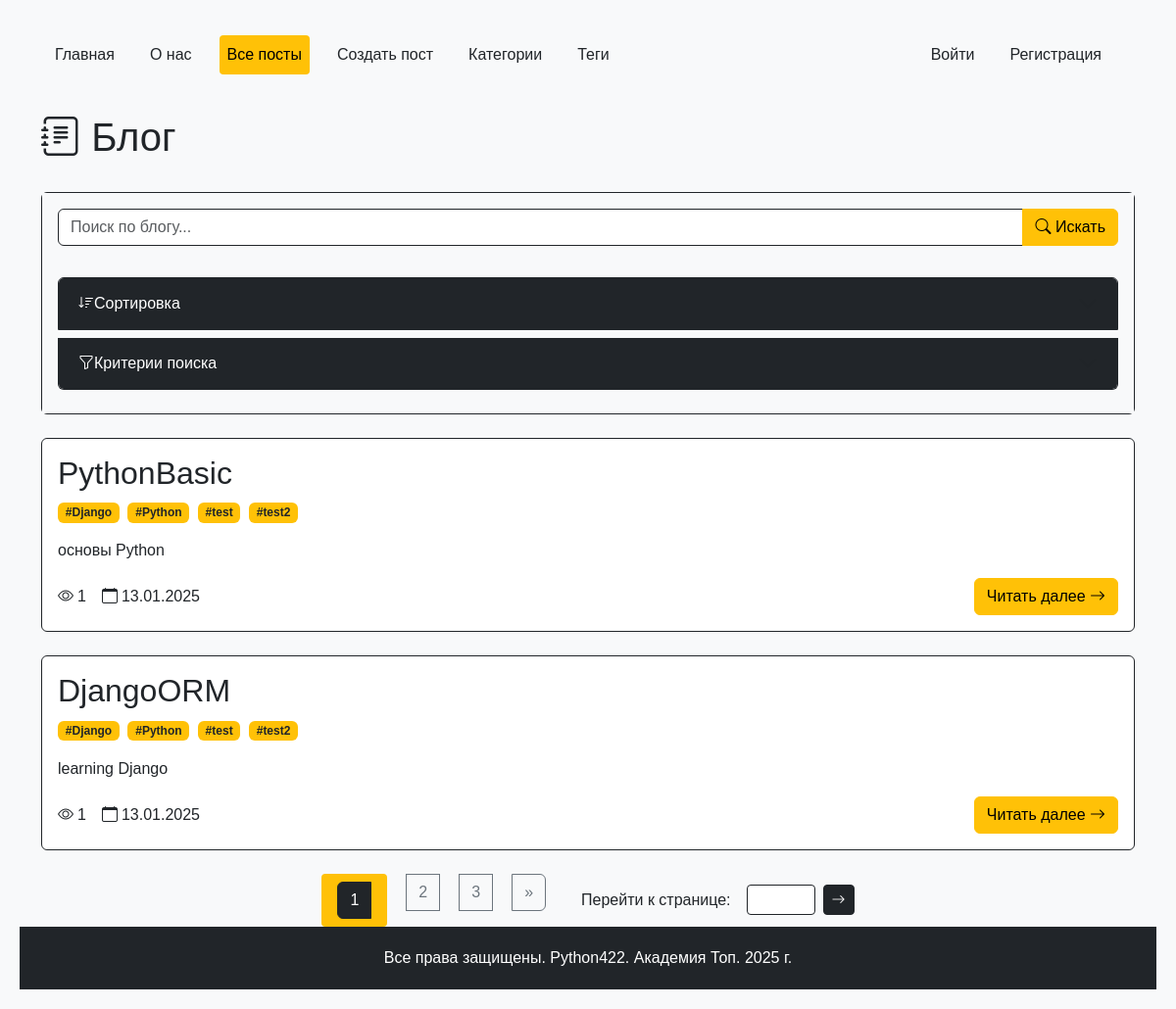
/posts/, run on the app's committed database.
### python_blog/models.py (models this page shows, shortened)
class Post(models.Model):
    STATUS_CHOICES = [
        ("draft", "Черновик"),
        ("review", "На проверке"),
        ("reviewed", "Проверено"),
        ("published", "Опубликовано"),
    ]
    title = models.CharField(max_length=100, unique=True, verbose_name="Заголовок")
    slug = models.SlugField(max_length=250, unique=True, verbose_name="Слаг", blank=True, null=True)
    content = models.TextField(verbose_name="Контент")
    author = models.ForeignKey(get_user_model(), on_delete=models.CASCADE, verbose_name="Автор", related_name="posts", default=None, null=True)
    created_at = models.DateTimeField(auto_now_add=True, verbose_name="Дата создания")
    updated_at = models.DateTimeField(auto_now=True, verbose_name="Дата обновления")
    views = models.PositiveIntegerField(default=0, verbose_name="Просмотры")
    status = models.CharField(
        max_length=10, choices=STATUS_CHOICES, default="review", verbose_name="Статус"
    )
    category = models.ForeignKey(
        "Category",  # Ссылка на модель Category
        on_delete=models.SET_NULL,  # При удалении категории, установить значение NULL
        blank=True,  # Не требуем в формах заполнения
        null=True,  # Разрешаем значение NULL в базе данных
        related_name="posts",  # Имя обратной связи
        default=None,  # По умолчанию значение NULL
        verbose_name="Категория",
    )
    tags = models.ManyToManyField("Tag", related_name="posts", verbose_name="Теги")
    def get_absolute_url(self):
        return reverse("blog:post_detail", args=[self.slug])
    class Meta:
        ordering = ["-created_at"]
        verbose_name = "Пост"
        verbose_name_plural = "Посты"

class Tag(models.Model):
    name = models.CharField(max_length=100, verbose_name="Название")
    slug = models.SlugField(max_length=250, unique=True, verbose_name="Слаг")
    def __str__(self):
        return self.name
    class Meta:
        verbose_name = "Тег"
        verbose_name_plural = "Теги"
        ordering = ["name"]

### python_blog/views.py (the view, shortened to what this page needs)
# urls.py: path('', catalog_posts, name='posts'),
def catalog_posts(request):
    posts = (
        Post.objects.select_related("category", "author")
        .prefetch_related("tags")
        .filter(status="published")
    )
    search_query = request.GET.get('search_query', '')
    sort_by = request.GET.get('sort_by', 'created_date')
    if sort_by == 'view_count':
        posts = posts.order_by('-views')
    elif sort_by == 'update_date':
        posts = posts.order_by('-updated_at')
    else:
        posts = posts.order_by('-created_at')
    paginator = Paginator(posts, 2)
    page_number = request.GET.get('page', 1)
    page_obj = paginator.get_page(page_number)
    context = {
        'title': 'Блог',
        'posts': page_obj,  # Теперь передаем страницу вместо queryset
        'page_obj': page_obj,  # Добавляем объект страницы в контекст
    }
    return render(request, 'python_blog/blog.html', context)

### python_blog/context_processors.py (called while the page is built)
def menu_items(request):
    menu = [
    {"title": "Главная", "url_name": "main"},
    {"title": "О нас", "url_name": "about"},
    {"title": "Все посты", "url_name": "blog:posts"},
    {"title": "Создать пост", "url_name": "blog:post_create"},
    {"title": "Категории", "url_name": "blog:categories"},
    {"title": "Теги", "url_name": "blog:tags"},
]
    current_url_name = request.resolver_match.view_name
    for item in menu:
        item['is_active'] = current_url_name == item['url_name']
    return {'menu_items': menu}

### python_blog/templates/python_blog/blog.html (shortened to what this page needs)
{% extends "base.html" %}
{% load cache %}
{% block content %}
<div class="container mt-4">
    <div class="row mb-4">
        <div class="col">
            <h1 class="text-dark"><i class="bi bi-journal-text"></i> Блог</h1>
        </div>
    </div>
    <div class="col-md-12 mb-4">
        <form method="GET" action="{% url 'blog:posts' %}" class="card border-dark">
            <div class="card-body bg-light">
                <div class="row g-3">
                    <div class="col-md-12 mb-3">
                        <div class="input-group">
                            <input type="text" name="search_query" class="form-control border-dark"
                                   placeholder="Поиск по блогу..." value="{{ request.GET.search_query|default:'' }}">
                            <button class="btn btn-warning" type="submit">
                                <i class="bi bi-search"></i> Искать
                            </button>
                        </div>
                    </div>
                    <div class="accordion" id="searchAccordion">
                        <div class="accordion-item border-dark">
                            <h2 class="accordion-header">
                                <button class="accordion-button collapsed bg-dark text-white" type="button"
                                        data-bs-toggle="collapse" data-bs-target="#sortingCollapse">
                                    <i class="bi bi-sort-down"></i> Сортировка
                                </button>
                            </h2>
                        </div>
                        <div class="accordion-item border-dark">
                            <h2 class="accordion-header">
                                <button class="accordion-button collapsed bg-dark text-white" type="button"
                                        data-bs-toggle="collapse" data-bs-target="#criteriaCollapse">
                                    <i class="bi bi-funnel"></i> Критерии поиска
                                </button>
                            </h2>
                        </div>
                    </div>
                </div>
            </div>
        </form>
    </div>
    <div class="row">
        <div class="col-12">
            {% for post in posts %}
                {% include 'python_blog/post_preview_include.html' %}
            {% empty %}
                <div class="alert alert-warning">
                    <i class="bi bi-info-circle"></i> Посты не найдены
                </div>
            {% endfor %}
            {% if page_obj.paginator.num_pages > 1 %}
            <nav aria-label="Page navigation" class="mt-4">
                <div class="d-flex justify-content-center align-items-center gap-3">
                    <ul class="pagination mb-0">
                        {% for p in page_obj.paginator.page_range %}
                            {% if p|add:'-5' < page_obj.number and page_obj.number|add:'-5' < p %}
                                <li class="page-item {% if page_obj.number == p %}active{% endif %}">
                                    <a class="page-link" href="?{% for key,value in request.GET.items %}{% if key != 'page' %}{{ key }}={{ value }}&{% endif %}{% endfor %}page={{ p }}">{{ p }}</a>
                                </li>
                            {% endif %}
                        {% endfor %}
                        {% if page_obj.has_next %}
                            <li class="page-item">
                                <a class="page-link" href="?{% for key,value in request.GET.items %}{% if key != 'page' %}{{ key }}={{ value }}&{% endif %}{% endfor %}page={{ page_obj.next_page_number }}" aria-label="Next">
                                    <span aria-hidden="true">&raquo;</span>
                                </a>
                            </li>
                        {% endif %}
                    </ul>
                    <div class="page-goto d-flex align-items-center">
                        <span class="me-2">Перейти к странице:</span>
                        <form id="pageForm" class="d-flex align-items-center" onsubmit="return goToPage(event)">
                            <input type="number" id="pageInput" class="form-control form-control-sm mx-2"
                                   min="1" max="{{ page_obj.paginator.num_pages }}"
                                   style="width: 70px;">
                            <button type="submit" class="btn btn-sm btn-dark">
                                <i class="bi bi-arrow-right"></i>
                            </button>
                        </form>
                    </div>
                </div>
            </nav>
            {% endif %}
        </div>
    </div>
</div>
{% endblock %}

### python_blog/templates/python_blog/post_preview_include.html (shortened to what this page needs)
{% load cache %}
{% cache 300 post_preview post.id %}
<div class="card mb-4 border-dark">
    <div class="card-body">
        <h2 class="card-title text-dark">{{ post.title }}</h2>
        <div class="mb-3">
            {% for tag in post.tags.all %}
                <a href="{% url 'blog:tag_detail' tag.slug %}" class="text-decoration-none">
                    <span class="badge bg-warning text-dark me-1">#{{ tag }}</span>
                </a>
            {% endfor %}
        </div>
        <p class="card-text">{{ post.content|truncatewords:30 }}</p>
        <div class="d-flex flex-wrap justify-content-between align-items-center">
            <div class="stats text-dark d-flex flex-wrap gap-3 mb-2 mb-md-0">
                <span class="d-flex align-items-center">
                    <i class="bi bi-eye me-1"></i>
                    <span class="stats-text">{{ post.views }}</span>
                </span>
                <span class="d-flex align-items-center">
                    <i class="bi bi-calendar me-1"></i>
                    <span class="stats-text">{{ post.created_at|date:"d.m.Y" }}</span>
                </span>
            </div>
            <div>
                <a href="{{ post.get_absolute_url }}" class="btn btn-warning d-none d-md-inline-block">
                    Читать далее <i class="bi bi-arrow-right"></i>
                </a>
            </div>
        </div>
    </div>
</div>
{% endcache %}

### static/css/main.css (style rules this page uses)
body { min-height: 100vh; display: flex; flex-direction: column; margin: 0; padding: 20px; background-color: #f8f9fa; font-family: Arial, sans-serif; }
nav ul { list-style: none; padding: 0; }
nav ul li { display: inline; margin-right: 20px; }
nav ul li a { color: #212529; text-decoration: none; }
.active { color: #000000; background-color: #ffc107; padding: 8px 16px; border-radius: 4px; text-decoration: none; }
.stats-text { white-space: nowrap; }
.accordion-item { margin-bottom: 0.5rem; }
.pagination .page-link { color: #6c757d; border-color: #6c757d; background-color: transparent; }
.pagination .page-item.active .page-link { background-color: #212529; border-color: #212529; color: #fff; }
.page-goto input[type="number"] { border-color: #212529; }

### data on the page
Post: title "PythonBasic", content "основы Python", views "1", created_at "13.01.2025"
Tag: name "Django"
Tag: name "Python"
Tag: name "test"
Tag: name "test2"
Post: title "DjangoORM", content "learning Django", views "1", created_at "13.01.2025"

### other printed values
{{ item.title }} "Главная" "О нас" "Все посты" "Создать пост" "Категории" "Теги"
{{ p }} "1" "2" "3"
